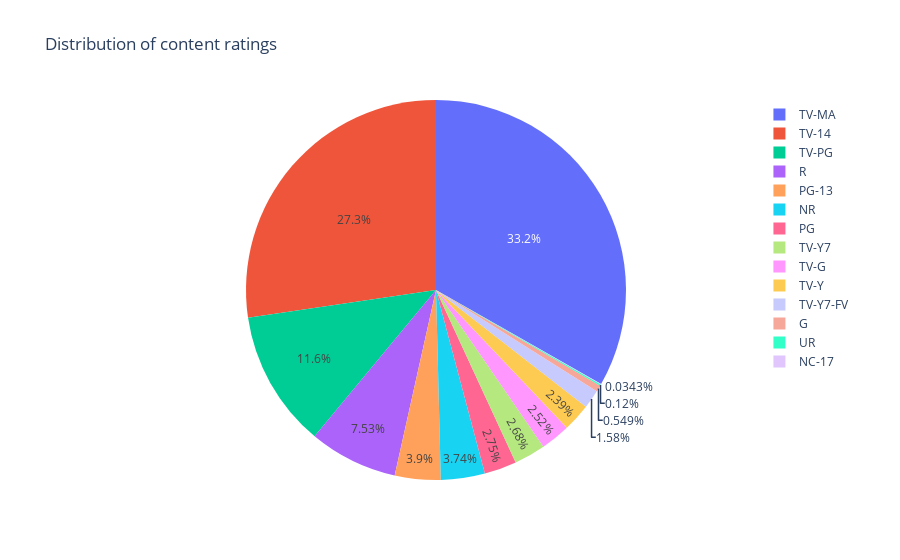

This figure's notebook cell:
### Code cell
# showing Distribution of content ratings using pie chart
pieChart = px.pie(x, values='Counts' , names='rating', title='Distribution of content ratings')
pieChart.show()

### Figure 1 — Plotly figure (JSON) as saved in the notebook; plotly's stock layout.template omitted (floating-point values rounded to 4 significant figures)
{"data": [{"domain": {"x": [0, 1], "y": [0, 1]}, "hovertemplate": "rating=%{label}<br>Counts=%{value}<extra></extra>", "labels": ["G", "NC-17", "NR", "PG", "PG-13", "R", "TV-14", "TV-G", "TV-MA", "TV-PG", "TV-Y", "TV-Y7", "TV-Y7-FV", "UR"], "legendgroup": "", "name": "", "showlegend": true, "type": "pie", "values": [32, 2, 218, 160, 227, 439, 1593, 147, 1937, 678, 139, 156, 92, 7]}], "layout": {"legend": {"tracegroupgap": 0}, "title": {"text": "Distribution of content ratings"}}}
